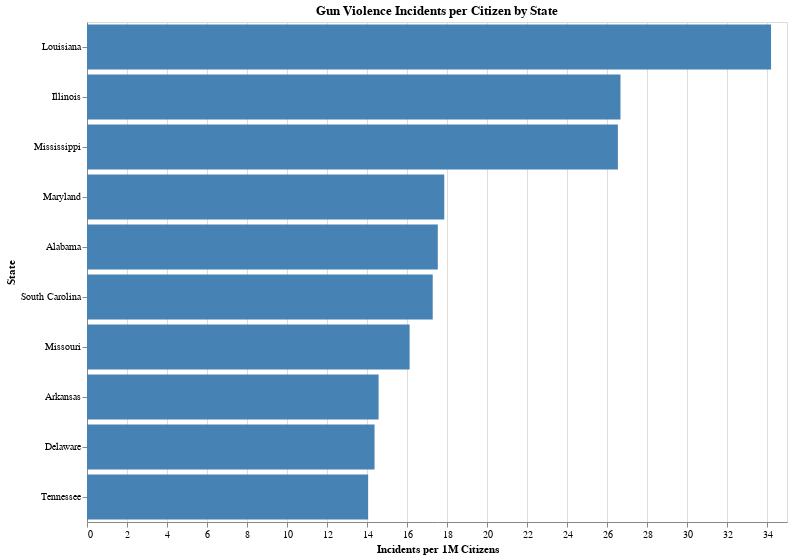

Source (notebook cell):
### Code cell
# Sort and get the top 10 states by per capita rate
top_10_states_per_citizen = state_incidents.sort_values(by='Incidents per Citizen', ascending=False).head(10)

# Create the chart
bar_chart_per_citizen = alt.Chart(top_10_states_per_citizen).mark_bar(color='steelblue').encode(
    x=alt.X('Incidents per Citizen:Q', title='Incidents per 1M Citizens'),
    y=alt.Y('State_x:N', sort='-x', title='State'),
    tooltip=['State:N', 'Incident Count:Q', 'Incidents per 1M Citizens:Q']
).properties(
    width=700,
    height=500,
    title='Gun Violence Incidents per Citizen by State'
)

bar_chart_per_citizen

### Figure 1 — Vega-Lite specification as saved in the notebook (floating-point values rounded to 4 significant figures)
{"config": {"view": {"continuousWidth": 400, "continuousHeight": 300}}, "data": {"name": "data-45768e37fb0ad4c0633b0b40f3c7edfd"}, "mark": {"type": "bar", "color": "steelblue"}, "encoding": {"tooltip": [{"field": "State", "type": "nominal"}, {"field": "Incident Count", "type": "quantitative"}, {"field": "Incidents per 1M Citizens", "type": "quantitative"}], "x": {"field": "Incidents per Citizen", "title": "Incidents per 1M Citizens", "type": "quantitative"}, "y": {"field": "State_x", "sort": "-x", "title": "State", "type": "nominal"}}, "height": 500, "title": "Gun Violence Incidents per Citizen by State", "width": 700, "$schema": "https://vega.github.io/schema/vega-lite/v4.17.0.json", "datasets": {"data-45768e37fb0ad4c0633b0b40f3c7edfd": [{"State Code": 22, "Incident Count": 159, "Population": 4648794, "State_x": "Louisiana", "Incidents per Citizen": 34.2}, {"State Code": 17, "Incident Count": 338, "Population": 12671821, "State_x": "Illinois", "Incidents per Citizen": 26.67}, {"State Code": 28, "Incident Count": 79, "Population": 2976149, "State_x": "Mississippi", "Incidents per Citizen": 26.54}, {"State Code": 24, "Incident Count": 108, "Population": 6045680, "State_x": "Maryland", "Incidents per Citizen": 17.86}, {"State Code": 1, "Incident Count": 86, "Population": 4903185, "State_x": "Alabama", "Incidents per Citizen": 17.54}, {"State Code": 45, "Incident Count": 89, "Population": 5148714, "State_x": "South Carolina", "Incidents per Citizen": 17.29}, {"State Code": 29, "Incident Count": 99, "Population": 6137428, "State_x": "Missouri", "Incidents per Citizen": 16.13}, {"State Code": 5, "Incident Count": 44, "Population": 3017804, "State_x": "Arkansas", "Incidents per Citizen": 14.58}, {"State Code": 10, "Incident Count": 14, "Population": 973764, "State_x": "Delaware", "Incidents per Citizen": 14.38}, {"State Code": 47, "Incident Count": 96, "Population": 6829174, "State_x": "Tennessee", "Incidents per Citizen": 14.06}]}}
